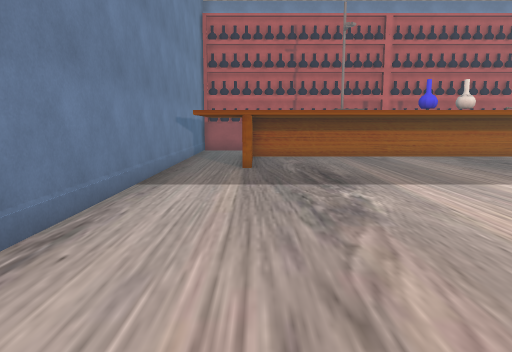
View 1 (above)

16 first-person views from a walk through a Unity game level. The camera is 1.4 m above the floor, tilts 8° down and sees 70° across. The floor is counted in squares, 1 m on a side. Each view is taken from the middle of a square. On the plan, view 1 faces up. The plan holds only what a view shows up to about 16 squares ahead; the rest is blank. The place goes on beyond the plan. Some surface patterns are stand-ins.

View 2
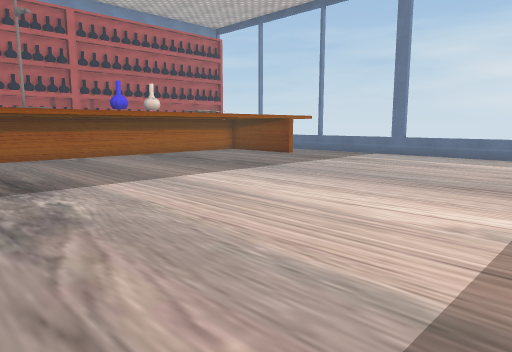

View 3
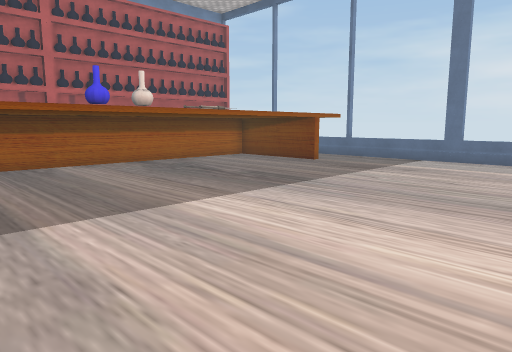

View 4
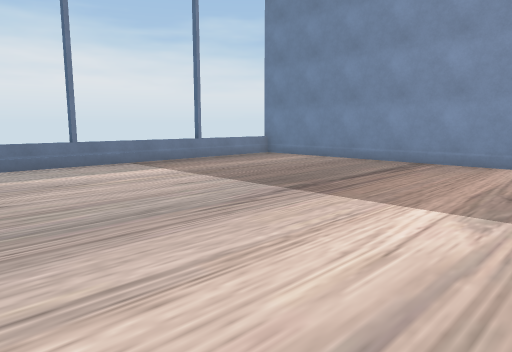

View 5
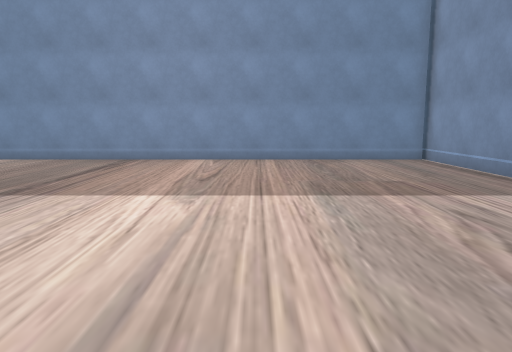

View 6
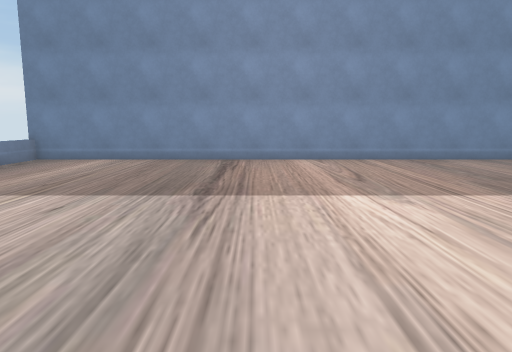

View 7
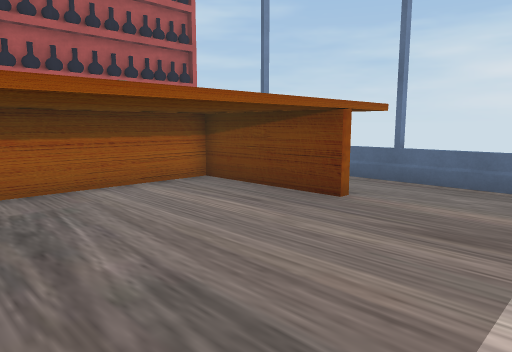

View 8
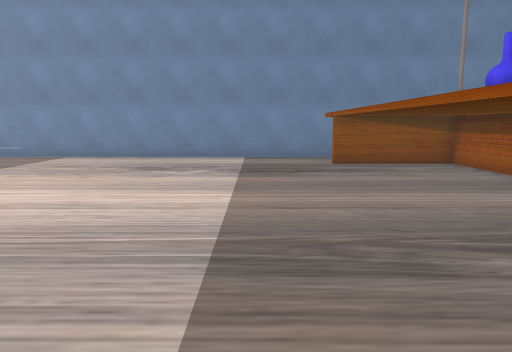

View 9
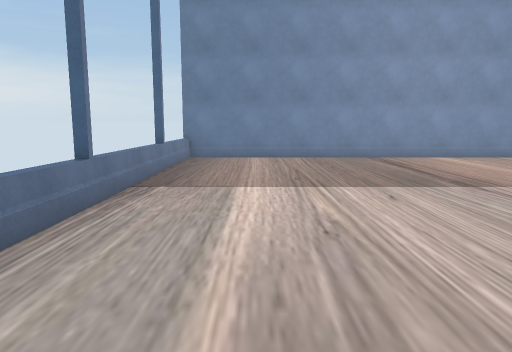

View 10
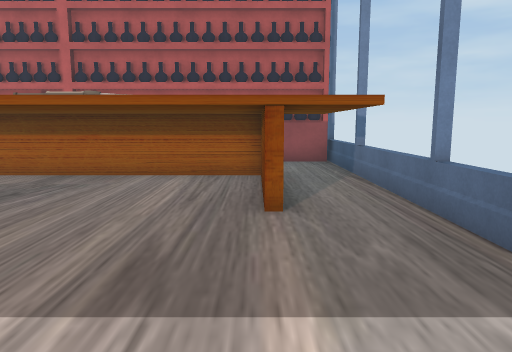

View 11
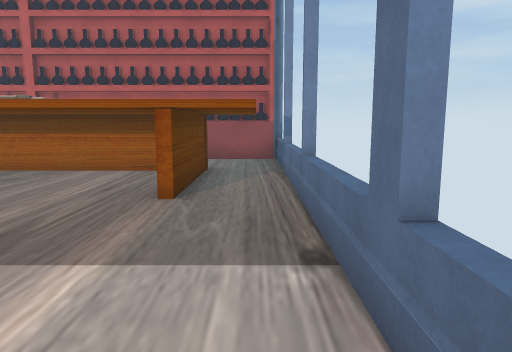

View 12
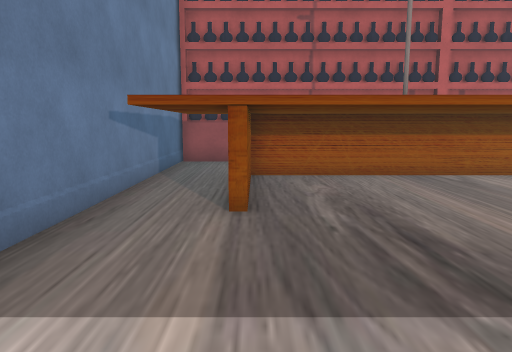

View 13
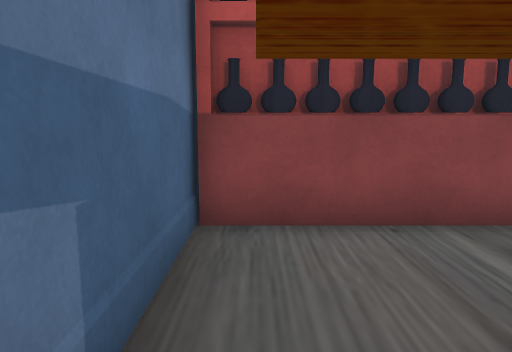

View 14
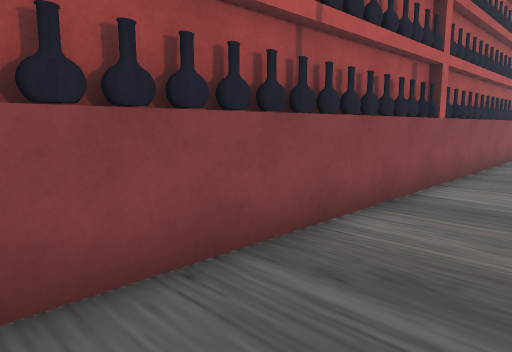

View 15
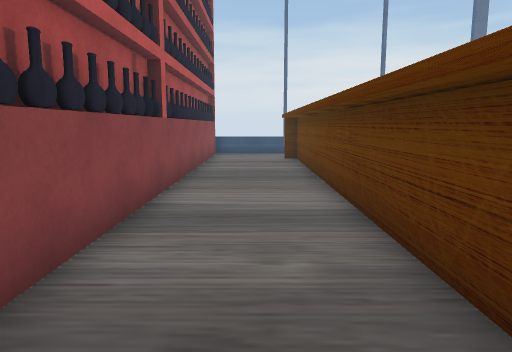

View 16
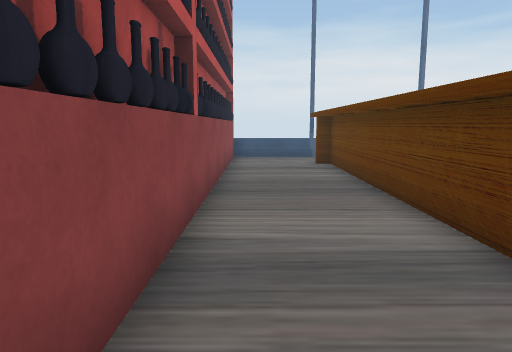

### Floor plan
Points are (right, up) in squares from view 1. A wall is a line through its corners. A room is listed if a view was taken in it or the views show most of it. See-through windows are left out.
Room 1 (views 1, 2, 3, 4, 5, 6, 7, 8, 9, 10, 11, 12)
walls: (14.1, 11.8) (14.1, 16.1) (-0.1, 16.1) (-0.1, 11.8); (-2.9, 10.6) (-2.9, -7.1); (-2.8, -6.7) (16.9, -6.7) (16.9, 10.5)
ways out: opening at (-1.5, 11.5) to room 2; opening at (15.5, 11.5) to room 2
Room 2 (views 13, 14, 15, 16)
walls: (1.2, 16.3) (14.1, 16.3) (14.1, 16.9); (14.4, 16.4) (14.4, 11.8); (-2.9, 20.6) (-2.9, 10.6); (16.9, 10.5) (16.9, 20.9)
ways out: opening at (-1.5, 11.5) to room 1; opening at (15.5, 11.5) to room 1
objects: other object (-2, 20); other object (-1, 20); other object (0, 20); other object (1, 20); other object (2, 20); other object (3, 20); other object (4, 20); other object (5, 20); other object (6, 20); other object (7, 20); other object (8, 20); other object (9, 20); other object (10, 20); other object (11, 20); other object (12, 20); other object (13, 20); other object (14, 20); other object (15, 20); other object (16, 20)

Where each view was taken, in squares from view 1:
view 1: 0 up, 0 right, facing up
view 2: 0 up, 0 right, facing up-right
view 3: 3 up, 2 right, facing up-right
view 4: 7 up, 4 right, facing down-right
view 5: 8 up, 4 right, facing down
view 6: 8 up, 8 right, facing down
view 7: 8 up, 8 right, facing up-right
view 8: 9 up, 13 right, facing left
view 9: 9 up, 14 right, facing down
view 10: 6 up, 14 right, facing up
view 11: 5 up, 16 right, facing up
view 12: 6 up, 0 right, facing up
view 13: 15 up, 2 left, facing up
view 14: 17 up, 2 left, facing up-right
view 15: 18 up, 1 left, facing right
view 16: 19 up, 1 right, facing right
